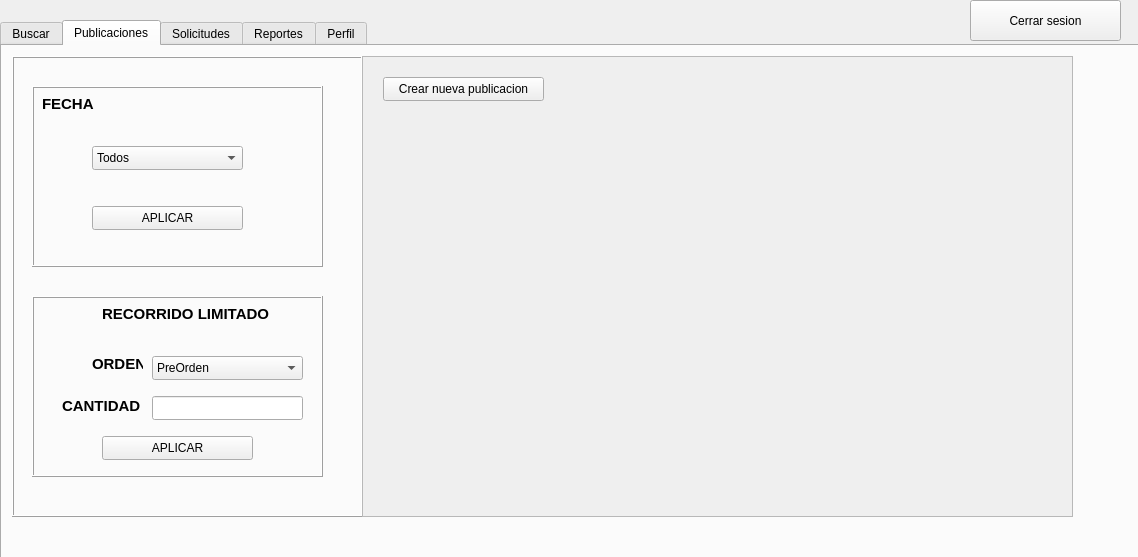
<?xml version="1.0" encoding="UTF-8"?>
<ui version="4.0">
 <class>Usuarios</class>
 <widget class="QDialog" name="Usuarios">
  <property name="geometry">
   <rect>
    <x>0</x>
    <y>0</y>
    <width>1138</width>
    <height>557</height>
   </rect>
  </property>
  <property name="windowTitle">
   <string>Dialog</string>
  </property>
  <widget class="QTabWidget" name="perfil_usuarios">
   <property name="geometry">
    <rect>
     <x>0</x>
     <y>20</y>
     <width>1141</width>
     <height>541</height>
    </rect>
   </property>
   <property name="currentIndex">
    <number>1</number>
   </property>
   <widget class="QWidget" name="tab">
    <attribute name="title">
     <string>Buscar</string>
    </attribute>
    <widget class="QLineEdit" name="buscador_usuario_txt">
     <property name="geometry">
      <rect>
       <x>70</x>
       <y>30</y>
       <width>211</width>
       <height>24</height>
      </rect>
     </property>
    </widget>
    <widget class="QPushButton" name="pushButton">
     <property name="geometry">
      <rect>
       <x>310</x>
       <y>30</y>
       <width>80</width>
       <height>24</height>
      </rect>
     </property>
     <property name="text">
      <string>Buscar</string>
     </property>
    </widget>
    <widget class="QFrame" name="frame">
     <property name="geometry">
      <rect>
       <x>70</x>
       <y>80</y>
       <width>971</width>
       <height>381</height>
      </rect>
     </property>
     <property name="frameShape">
      <enum>QFrame::Shape::Box</enum>
     </property>
     <property name="frameShadow">
      <enum>QFrame::Shadow::Raised</enum>
     </property>
     <widget class="QLineEdit" name="buscador_usuario_nombre_txt">
      <property name="geometry">
       <rect>
        <x>270</x>
        <y>150</y>
        <width>551</width>
        <height>24</height>
       </rect>
      </property>
      <property name="readOnly">
       <bool>true</bool>
      </property>
     </widget>
     <widget class="QLineEdit" name="buscador_usuario_apellido_txt">
      <property name="geometry">
       <rect>
        <x>270</x>
        <y>200</y>
        <width>551</width>
        <height>24</height>
       </rect>
      </property>
      <property name="readOnly">
       <bool>true</bool>
      </property>
     </widget>
     <widget class="QLineEdit" name="buscador_usuario_correo_txt">
      <property name="geometry">
       <rect>
        <x>270</x>
        <y>250</y>
        <width>551</width>
        <height>24</height>
       </rect>
      </property>
      <property name="readOnly">
       <bool>true</bool>
      </property>
     </widget>
     <widget class="QLineEdit" name="buscador_usuario_fecha_nacimiento_txt">
      <property name="geometry">
       <rect>
        <x>270</x>
        <y>310</y>
        <width>551</width>
        <height>24</height>
       </rect>
      </property>
      <property name="readOnly">
       <bool>true</bool>
      </property>
     </widget>
     <widget class="QLabel" name="label_2">
      <property name="geometry">
       <rect>
        <x>170</x>
        <y>150</y>
        <width>91</width>
        <height>16</height>
       </rect>
      </property>
      <property name="font">
       <font>
        <pointsize>14</pointsize>
        <bold>true</bold>
       </font>
      </property>
      <property name="text">
       <string>NOMBRES</string>
      </property>
     </widget>
     <widget class="QLabel" name="label_3">
      <property name="geometry">
       <rect>
        <x>160</x>
        <y>200</y>
        <width>101</width>
        <height>16</height>
       </rect>
      </property>
      <property name="font">
       <font>
        <pointsize>14</pointsize>
        <bold>true</bold>
       </font>
      </property>
      <property name="text">
       <string>APELLIDOS</string>
      </property>
     </widget>
     <widget class="QLabel" name="label_4">
      <property name="geometry">
       <rect>
        <x>180</x>
        <y>250</y>
        <width>81</width>
        <height>16</height>
       </rect>
      </property>
      <property name="font">
       <font>
        <pointsize>14</pointsize>
        <bold>true</bold>
       </font>
      </property>
      <property name="text">
       <string>CORREO</string>
      </property>
     </widget>
     <widget class="QLabel" name="label_5">
      <property name="geometry">
       <rect>
        <x>40</x>
        <y>310</y>
        <width>221</width>
        <height>20</height>
       </rect>
      </property>
      <property name="font">
       <font>
        <pointsize>14</pointsize>
        <bold>true</bold>
       </font>
      </property>
      <property name="text">
       <string>FECHA DE NACIMIENTO</string>
      </property>
     </widget>
     <widget class="QLabel" name="label">
      <property name="geometry">
       <rect>
        <x>190</x>
        <y>40</y>
        <width>621</width>
        <height>71</height>
       </rect>
      </property>
      <property name="font">
       <font>
        <pointsize>48</pointsize>
        <bold>true</bold>
       </font>
      </property>
      <property name="text">
       <string>DATOS DE USUARIO</string>
      </property>
     </widget>
    </widget>
    <widget class="QLabel" name="label_22">
     <property name="geometry">
      <rect>
       <x>70</x>
       <y>10</y>
       <width>211</width>
       <height>16</height>
      </rect>
     </property>
     <property name="font">
      <font>
       <pointsize>14</pointsize>
       <bold>true</bold>
      </font>
     </property>
     <property name="text">
      <string>CORREO A BUSCAR</string>
     </property>
    </widget>
   </widget>
   <widget class="QWidget" name="tab_2">
    <attribute name="title">
     <string>Publicaciones</string>
    </attribute>
    <widget class="QFrame" name="frame_4">
     <property name="geometry">
      <rect>
       <x>10</x>
       <y>10</y>
       <width>351</width>
       <height>461</height>
      </rect>
     </property>
     <property name="frameShape">
      <enum>QFrame::Shape::Box</enum>
     </property>
     <property name="frameShadow">
      <enum>QFrame::Shadow::Raised</enum>
     </property>
     <widget class="QFrame" name="frame_3">
      <property name="geometry">
       <rect>
        <x>20</x>
        <y>240</y>
        <width>291</width>
        <height>181</height>
       </rect>
      </property>
      <property name="frameShape">
       <enum>QFrame::Shape::Box</enum>
      </property>
      <property name="frameShadow">
       <enum>QFrame::Shadow::Raised</enum>
      </property>
      <widget class="QLineEdit" name="lineEdit">
       <property name="geometry">
        <rect>
         <x>120</x>
         <y>100</y>
         <width>151</width>
         <height>24</height>
        </rect>
       </property>
      </widget>
      <widget class="QComboBox" name="comboBox">
       <property name="geometry">
        <rect>
         <x>120</x>
         <y>60</y>
         <width>151</width>
         <height>24</height>
        </rect>
       </property>
       <item>
        <property name="text">
         <string>PreOrden</string>
        </property>
       </item>
       <item>
        <property name="text">
         <string>PostOrden</string>
        </property>
       </item>
      </widget>
      <widget class="QLabel" name="label_6">
       <property name="geometry">
        <rect>
         <x>60</x>
         <y>60</y>
         <width>51</width>
         <height>16</height>
        </rect>
       </property>
       <property name="font">
        <font>
         <pointsize>11</pointsize>
         <bold>true</bold>
        </font>
       </property>
       <property name="text">
        <string>ORDEN</string>
       </property>
      </widget>
      <widget class="QLabel" name="label_7">
       <property name="geometry">
        <rect>
         <x>30</x>
         <y>100</y>
         <width>81</width>
         <height>20</height>
        </rect>
       </property>
       <property name="font">
        <font>
         <pointsize>11</pointsize>
         <bold>true</bold>
        </font>
       </property>
       <property name="text">
        <string>CANTIDAD</string>
       </property>
      </widget>
      <widget class="QLabel" name="label_8">
       <property name="geometry">
        <rect>
         <x>70</x>
         <y>10</y>
         <width>171</width>
         <height>16</height>
        </rect>
       </property>
       <property name="font">
        <font>
         <pointsize>11</pointsize>
         <bold>true</bold>
        </font>
       </property>
       <property name="text">
        <string>RECORRIDO LIMITADO</string>
       </property>
      </widget>
      <widget class="QPushButton" name="pushButton_4">
       <property name="geometry">
        <rect>
         <x>70</x>
         <y>140</y>
         <width>151</width>
         <height>24</height>
        </rect>
       </property>
       <property name="text">
        <string>APLICAR</string>
       </property>
      </widget>
     </widget>
     <widget class="QFrame" name="frame_2">
      <property name="geometry">
       <rect>
        <x>20</x>
        <y>30</y>
        <width>291</width>
        <height>181</height>
       </rect>
      </property>
      <property name="frameShape">
       <enum>QFrame::Shape::Box</enum>
      </property>
      <property name="frameShadow">
       <enum>QFrame::Shadow::Raised</enum>
      </property>
      <widget class="QLabel" name="label_9">
       <property name="geometry">
        <rect>
         <x>10</x>
         <y>10</y>
         <width>171</width>
         <height>16</height>
        </rect>
       </property>
       <property name="font">
        <font>
         <pointsize>11</pointsize>
         <bold>true</bold>
        </font>
       </property>
       <property name="text">
        <string>FECHA</string>
       </property>
      </widget>
      <widget class="QComboBox" name="comboBox_2">
       <property name="geometry">
        <rect>
         <x>60</x>
         <y>60</y>
         <width>151</width>
         <height>24</height>
        </rect>
       </property>
       <item>
        <property name="text">
         <string>Todos</string>
        </property>
       </item>
      </widget>
      <widget class="QPushButton" name="pushButton_2">
       <property name="geometry">
        <rect>
         <x>60</x>
         <y>120</y>
         <width>151</width>
         <height>24</height>
        </rect>
       </property>
       <property name="text">
        <string>APLICAR</string>
       </property>
      </widget>
     </widget>
    </widget>
    <widget class="QScrollArea" name="scrollArea">
     <property name="geometry">
      <rect>
       <x>360</x>
       <y>10</y>
       <width>711</width>
       <height>461</height>
      </rect>
     </property>
     <property name="widgetResizable">
      <bool>true</bool>
     </property>
     <widget class="QWidget" name="scrollAreaWidgetContents">
      <property name="geometry">
       <rect>
        <x>0</x>
        <y>0</y>
        <width>709</width>
        <height>459</height>
       </rect>
      </property>
      <widget class="QPushButton" name="pushButton_3">
       <property name="geometry">
        <rect>
         <x>20</x>
         <y>20</y>
         <width>161</width>
         <height>24</height>
        </rect>
       </property>
       <property name="text">
        <string>Crear nueva publicacion</string>
       </property>
      </widget>
     </widget>
    </widget>
   </widget>
   <widget class="QWidget" name="tab_3">
    <attribute name="title">
     <string>Solicitudes</string>
    </attribute>
    <widget class="QScrollArea" name="scrollArea_2">
     <property name="geometry">
      <rect>
       <x>40</x>
       <y>30</y>
       <width>1051</width>
       <height>181</height>
      </rect>
     </property>
     <property name="widgetResizable">
      <bool>true</bool>
     </property>
     <widget class="QWidget" name="scrollAreaWidgetContents_2">
      <property name="geometry">
       <rect>
        <x>0</x>
        <y>0</y>
        <width>1049</width>
        <height>179</height>
       </rect>
      </property>
      <widget class="QTableWidget" name="tableWidget">
       <property name="geometry">
        <rect>
         <x>0</x>
         <y>0</y>
         <width>1051</width>
         <height>181</height>
        </rect>
       </property>
       <property name="autoScroll">
        <bool>true</bool>
       </property>
       <property name="gridStyle">
        <enum>Qt::PenStyle::DashLine</enum>
       </property>
       <property name="rowCount">
        <number>0</number>
       </property>
       <attribute name="horizontalHeaderCascadingSectionResizes">
        <bool>false</bool>
       </attribute>
       <attribute name="horizontalHeaderMinimumSectionSize">
        <number>205</number>
       </attribute>
       <attribute name="horizontalHeaderDefaultSectionSize">
        <number>209</number>
       </attribute>
       <column>
        <property name="text">
         <string>Nombres</string>
        </property>
       </column>
       <column>
        <property name="text">
         <string>Apellidos</string>
        </property>
       </column>
       <column>
        <property name="text">
         <string>Correo</string>
        </property>
       </column>
       <column>
        <property name="text">
         <string>Nacimiento</string>
        </property>
       </column>
       <column>
        <property name="text">
         <string/>
        </property>
       </column>
      </widget>
     </widget>
    </widget>
    <widget class="QScrollArea" name="scrollArea_3">
     <property name="geometry">
      <rect>
       <x>40</x>
       <y>250</y>
       <width>521</width>
       <height>221</height>
      </rect>
     </property>
     <property name="widgetResizable">
      <bool>true</bool>
     </property>
     <widget class="QWidget" name="scrollAreaWidgetContents_3">
      <property name="geometry">
       <rect>
        <x>0</x>
        <y>0</y>
        <width>519</width>
        <height>219</height>
       </rect>
      </property>
      <widget class="QTableWidget" name="tableWidget_2">
       <property name="geometry">
        <rect>
         <x>0</x>
         <y>0</y>
         <width>521</width>
         <height>221</height>
        </rect>
       </property>
       <attribute name="horizontalHeaderDefaultSectionSize">
        <number>258</number>
       </attribute>
       <column>
        <property name="text">
         <string>Correo</string>
        </property>
       </column>
       <column>
        <property name="text">
         <string/>
        </property>
       </column>
      </widget>
     </widget>
    </widget>
    <widget class="QScrollArea" name="scrollArea_4">
     <property name="geometry">
      <rect>
       <x>570</x>
       <y>250</y>
       <width>521</width>
       <height>221</height>
      </rect>
     </property>
     <property name="widgetResizable">
      <bool>true</bool>
     </property>
     <widget class="QWidget" name="scrollAreaWidgetContents_4">
      <property name="geometry">
       <rect>
        <x>0</x>
        <y>0</y>
        <width>519</width>
        <height>219</height>
       </rect>
      </property>
      <widget class="QTableWidget" name="tableWidget_3">
       <property name="geometry">
        <rect>
         <x>0</x>
         <y>0</y>
         <width>521</width>
         <height>221</height>
        </rect>
       </property>
       <attribute name="horizontalHeaderDefaultSectionSize">
        <number>259</number>
       </attribute>
       <column>
        <property name="text">
         <string>Correo</string>
        </property>
       </column>
       <column>
        <property name="text">
         <string/>
        </property>
       </column>
      </widget>
     </widget>
    </widget>
    <widget class="QLabel" name="label_10">
     <property name="geometry">
      <rect>
       <x>40</x>
       <y>10</y>
       <width>171</width>
       <height>16</height>
      </rect>
     </property>
     <property name="font">
      <font>
       <pointsize>11</pointsize>
       <bold>true</bold>
      </font>
     </property>
     <property name="text">
      <string>USUARIOS</string>
     </property>
    </widget>
    <widget class="QLabel" name="label_11">
     <property name="geometry">
      <rect>
       <x>40</x>
       <y>230</y>
       <width>191</width>
       <height>16</height>
      </rect>
     </property>
     <property name="font">
      <font>
       <pointsize>11</pointsize>
       <bold>true</bold>
      </font>
     </property>
     <property name="text">
      <string>SOLICITUDES RECIBIDAS</string>
     </property>
    </widget>
    <widget class="QLabel" name="label_12">
     <property name="geometry">
      <rect>
       <x>570</x>
       <y>230</y>
       <width>191</width>
       <height>16</height>
      </rect>
     </property>
     <property name="font">
      <font>
       <pointsize>11</pointsize>
       <bold>true</bold>
      </font>
     </property>
     <property name="text">
      <string>SOLICITUDES ENVIADAS</string>
     </property>
    </widget>
   </widget>
   <widget class="QWidget" name="tab_4">
    <attribute name="title">
     <string>Reportes</string>
    </attribute>
    <widget class="QScrollArea" name="scrollArea_8">
     <property name="geometry">
      <rect>
       <x>10</x>
       <y>10</y>
       <width>1111</width>
       <height>491</height>
      </rect>
     </property>
     <property name="widgetResizable">
      <bool>true</bool>
     </property>
     <widget class="QWidget" name="scrollAreaWidgetContents_8">
      <property name="geometry">
       <rect>
        <x>0</x>
        <y>0</y>
        <width>1109</width>
        <height>489</height>
       </rect>
      </property>
      <widget class="QScrollArea" name="scrollArea_6">
       <property name="geometry">
        <rect>
         <x>540</x>
         <y>40</y>
         <width>521</width>
         <height>211</height>
        </rect>
       </property>
       <property name="widgetResizable">
        <bool>true</bool>
       </property>
       <widget class="QWidget" name="scrollAreaWidgetContents_6">
        <property name="geometry">
         <rect>
          <x>0</x>
          <y>0</y>
          <width>519</width>
          <height>209</height>
         </rect>
        </property>
        <widget class="QTableWidget" name="tableWidget_5">
         <property name="geometry">
          <rect>
           <x>0</x>
           <y>0</y>
           <width>521</width>
           <height>211</height>
          </rect>
         </property>
         <attribute name="horizontalHeaderDefaultSectionSize">
          <number>172</number>
         </attribute>
         <column>
          <property name="text">
           <string>Fecha</string>
          </property>
         </column>
         <column>
          <property name="text">
           <string>Usuario</string>
          </property>
         </column>
         <column>
          <property name="text">
           <string>No. Comentarios</string>
          </property>
         </column>
        </widget>
       </widget>
      </widget>
      <widget class="QScrollArea" name="scrollArea_7">
       <property name="geometry">
        <rect>
         <x>10</x>
         <y>290</y>
         <width>1051</width>
         <height>191</height>
        </rect>
       </property>
       <property name="widgetResizable">
        <bool>true</bool>
       </property>
       <widget class="QWidget" name="scrollAreaWidgetContents_7">
        <property name="geometry">
         <rect>
          <x>0</x>
          <y>0</y>
          <width>1049</width>
          <height>189</height>
         </rect>
        </property>
        <widget class="QPushButton" name="pushButton_6">
         <property name="geometry">
          <rect>
           <x>60</x>
           <y>100</y>
           <width>171</width>
           <height>24</height>
          </rect>
         </property>
         <property name="text">
          <string>Generar</string>
         </property>
        </widget>
        <widget class="QComboBox" name="comboBox_3">
         <property name="geometry">
          <rect>
           <x>60</x>
           <y>60</y>
           <width>171</width>
           <height>24</height>
          </rect>
         </property>
        </widget>
       </widget>
      </widget>
      <widget class="QPushButton" name="pushButton_5">
       <property name="geometry">
        <rect>
         <x>450</x>
         <y>260</y>
         <width>171</width>
         <height>24</height>
        </rect>
       </property>
       <property name="text">
        <string>Generar reportes</string>
       </property>
      </widget>
      <widget class="QScrollArea" name="scrollArea_5">
       <property name="geometry">
        <rect>
         <x>10</x>
         <y>40</y>
         <width>521</width>
         <height>211</height>
        </rect>
       </property>
       <property name="widgetResizable">
        <bool>true</bool>
       </property>
       <widget class="QWidget" name="scrollAreaWidgetContents_5">
        <property name="geometry">
         <rect>
          <x>0</x>
          <y>0</y>
          <width>519</width>
          <height>209</height>
         </rect>
        </property>
        <widget class="QTableWidget" name="tableWidget_4">
         <property name="geometry">
          <rect>
           <x>0</x>
           <y>0</y>
           <width>521</width>
           <height>211</height>
          </rect>
         </property>
         <attribute name="horizontalHeaderDefaultSectionSize">
          <number>259</number>
         </attribute>
         <column>
          <property name="text">
           <string>Fecha</string>
          </property>
         </column>
         <column>
          <property name="text">
           <string>Cantidad de publicaciones</string>
          </property>
         </column>
        </widget>
       </widget>
      </widget>
      <widget class="QLabel" name="label_14">
       <property name="geometry">
        <rect>
         <x>540</x>
         <y>10</y>
         <width>311</width>
         <height>31</height>
        </rect>
       </property>
       <property name="font">
        <font>
         <pointsize>11</pointsize>
         <bold>true</bold>
        </font>
       </property>
       <property name="text">
        <string>PUBLICACIONES CON MÁS COMENTARIOS</string>
       </property>
      </widget>
      <widget class="QLabel" name="label_16">
       <property name="geometry">
        <rect>
         <x>10</x>
         <y>20</y>
         <width>251</width>
         <height>16</height>
        </rect>
       </property>
       <property name="font">
        <font>
         <pointsize>11</pointsize>
         <bold>true</bold>
        </font>
       </property>
       <property name="text">
        <string>FECHAS CON MAS PUBLICACIONES</string>
       </property>
      </widget>
      <widget class="QLabel" name="label_17">
       <property name="geometry">
        <rect>
         <x>10</x>
         <y>270</y>
         <width>51</width>
         <height>16</height>
        </rect>
       </property>
       <property name="font">
        <font>
         <pointsize>11</pointsize>
         <bold>true</bold>
        </font>
       </property>
       <property name="text">
        <string>BST</string>
       </property>
      </widget>
     </widget>
    </widget>
   </widget>
   <widget class="QWidget" name="tab_5">
    <attribute name="title">
     <string>Perfil</string>
    </attribute>
    <widget class="QFrame" name="frame_5">
     <property name="geometry">
      <rect>
       <x>10</x>
       <y>30</y>
       <width>1101</width>
       <height>461</height>
      </rect>
     </property>
     <property name="frameShape">
      <enum>QFrame::Shape::Box</enum>
     </property>
     <property name="frameShadow">
      <enum>QFrame::Shadow::Raised</enum>
     </property>
     <widget class="QLabel" name="label_15">
      <property name="geometry">
       <rect>
        <x>150</x>
        <y>20</y>
        <width>171</width>
        <height>16</height>
       </rect>
      </property>
      <property name="font">
       <font>
        <pointsize>11</pointsize>
        <bold>true</bold>
       </font>
      </property>
      <property name="text">
       <string>NOMBRES</string>
      </property>
     </widget>
     <widget class="QLineEdit" name="lineEdit_2">
      <property name="geometry">
       <rect>
        <x>150</x>
        <y>40</y>
        <width>751</width>
        <height>24</height>
       </rect>
      </property>
     </widget>
     <widget class="QLabel" name="label_18">
      <property name="geometry">
       <rect>
        <x>150</x>
        <y>90</y>
        <width>171</width>
        <height>16</height>
       </rect>
      </property>
      <property name="font">
       <font>
        <pointsize>11</pointsize>
        <bold>true</bold>
       </font>
      </property>
      <property name="text">
       <string>APELLIDOS</string>
      </property>
     </widget>
     <widget class="QLineEdit" name="lineEdit_3">
      <property name="geometry">
       <rect>
        <x>150</x>
        <y>110</y>
        <width>751</width>
        <height>24</height>
       </rect>
      </property>
     </widget>
     <widget class="QLabel" name="label_19">
      <property name="geometry">
       <rect>
        <x>150</x>
        <y>160</y>
        <width>171</width>
        <height>16</height>
       </rect>
      </property>
      <property name="font">
       <font>
        <pointsize>11</pointsize>
        <bold>true</bold>
       </font>
      </property>
      <property name="text">
       <string>CORREO</string>
      </property>
     </widget>
     <widget class="QLineEdit" name="lineEdit_4">
      <property name="geometry">
       <rect>
        <x>150</x>
        <y>180</y>
        <width>751</width>
        <height>24</height>
       </rect>
      </property>
     </widget>
     <widget class="QLabel" name="label_20">
      <property name="geometry">
       <rect>
        <x>150</x>
        <y>240</y>
        <width>171</width>
        <height>16</height>
       </rect>
      </property>
      <property name="font">
       <font>
        <pointsize>11</pointsize>
        <bold>true</bold>
       </font>
      </property>
      <property name="text">
       <string>CONTRASEÑA</string>
      </property>
     </widget>
     <widget class="QLineEdit" name="lineEdit_5">
      <property name="geometry">
       <rect>
        <x>150</x>
        <y>260</y>
        <width>751</width>
        <height>24</height>
       </rect>
      </property>
     </widget>
     <widget class="QLabel" name="label_21">
      <property name="geometry">
       <rect>
        <x>150</x>
        <y>320</y>
        <width>171</width>
        <height>16</height>
       </rect>
      </property>
      <property name="font">
       <font>
        <pointsize>11</pointsize>
        <bold>true</bold>
       </font>
      </property>
      <property name="text">
       <string>FECHA DE NACIMIENTO</string>
      </property>
     </widget>
     <widget class="QLineEdit" name="lineEdit_6">
      <property name="geometry">
       <rect>
        <x>150</x>
        <y>340</y>
        <width>751</width>
        <height>24</height>
       </rect>
      </property>
     </widget>
     <widget class="QPushButton" name="pushButton_7">
      <property name="geometry">
       <rect>
        <x>150</x>
        <y>390</y>
        <width>321</width>
        <height>24</height>
       </rect>
      </property>
      <property name="text">
       <string>MODIFICAR DATOS</string>
      </property>
     </widget>
     <widget class="QPushButton" name="pushButton_8">
      <property name="geometry">
       <rect>
        <x>580</x>
        <y>390</y>
        <width>321</width>
        <height>24</height>
       </rect>
      </property>
      <property name="text">
       <string>ELIMINAR CUENTA</string>
      </property>
     </widget>
    </widget>
    <widget class="QLabel" name="label_13">
     <property name="geometry">
      <rect>
       <x>10</x>
       <y>10</y>
       <width>171</width>
       <height>16</height>
      </rect>
     </property>
     <property name="font">
      <font>
       <pointsize>11</pointsize>
       <bold>true</bold>
      </font>
     </property>
     <property name="text">
      <string>PERFIL</string>
     </property>
    </widget>
   </widget>
  </widget>
  <widget class="QPushButton" name="cerrar_sesion_btn">
   <property name="geometry">
    <rect>
     <x>970</x>
     <y>0</y>
     <width>151</width>
     <height>41</height>
    </rect>
   </property>
   <property name="text">
    <string>Cerrar sesion</string>
   </property>
  </widget>
 </widget>
 <resources/>
 <connections/>
</ui>
